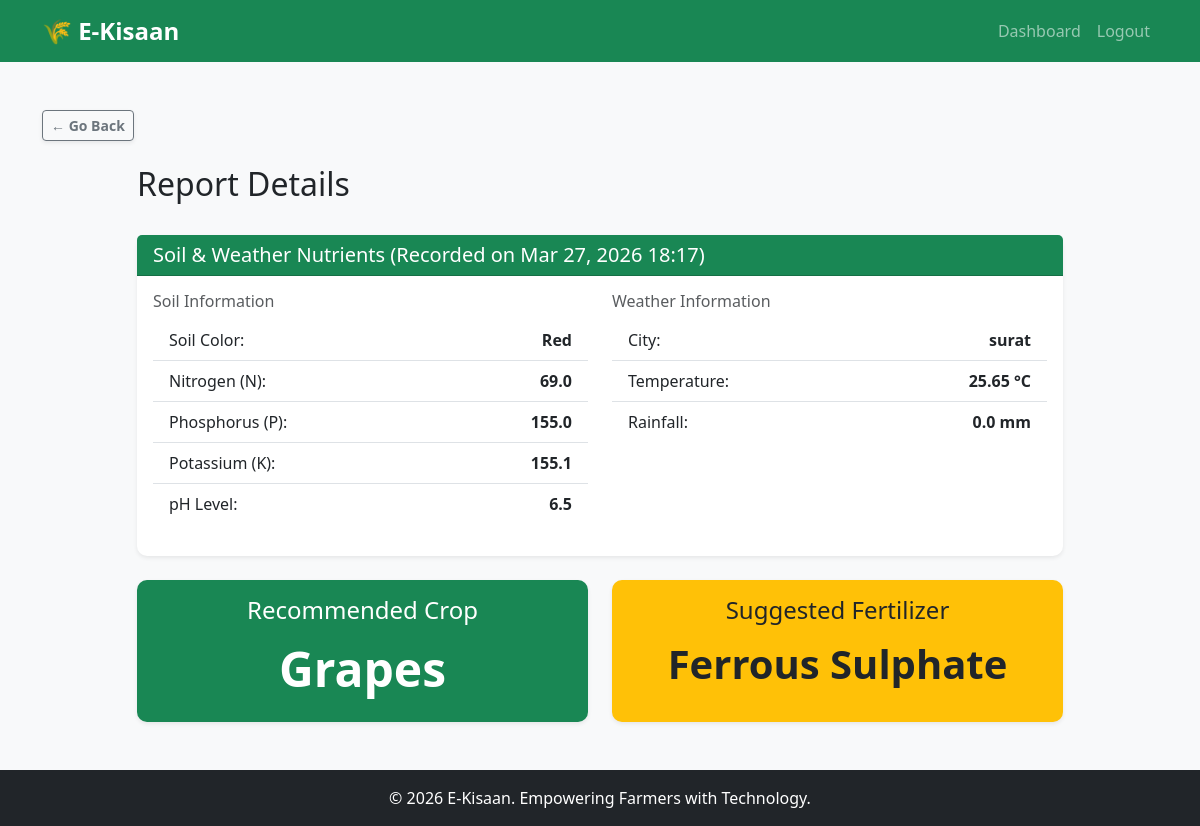
The app's page /report/3/ (signed in) with its own data.
### analysis/models.py (models this page shows, shortened)
class SoilReport(models.Model):
    user = models.ForeignKey(User, on_delete=models.CASCADE)
    soil_color = models.CharField(max_length=50) # e.g., Black, Red
    nitrogen = models.FloatField()
    phosphorus = models.FloatField()
    potassium = models.FloatField()
    ph = models.FloatField()
    rainfall = models.FloatField()
    temperature = models.FloatField()
    predicted_crop = models.CharField(max_length=100)
    predicted_fertilizer = models.CharField(max_length=100, blank=True, null=True)
    city = models.CharField(max_length=100, blank=True, null=True)
    is_edited = models.BooleanField(default=False)
    created_at = models.DateTimeField(auto_now_add=True)

### analysis/views.py (the view)
# urls.py: path('report/<int:report_id>/', views.report_detail_view, name='report_detail'),
@login_required(login_url='login')
def report_detail_view(request, report_id):
    from django.shortcuts import get_object_or_404
    report = get_object_or_404(SoilReport, id=report_id, user=request.user)
    context = {
        'report': report,
        'fertilizer': report.predicted_fertilizer,
        'city': 'Not Specified',  # We did not save city in the model previously, but we have weather data
    }
    return render(request, 'analysis/report_detail.html', context)

### templates/analysis/report_detail.html (shortened to what this page needs)
{% extends 'base.html' %}
{% block content %}
<div class="row justify-content-center">
    <div class="col-md-10">
        <div class="d-flex justify-content-between align-items-center mb-4">
            <h2>Report Details</h2>
        </div>
        <div class="card shadow-sm mb-4">
            <div class="card-header bg-success text-white">
                <h5 class="mb-0">Soil & Weather Nutrients (Recorded on {{ report.created_at|date:"M d, Y H:i" }})</h5>
            </div>
            <div class="card-body">
                <div class="row">
                    <div class="col-md-6">
                        <h6 class="text-muted">Soil Information</h6>
                        <ul class="list-group list-group-flush mb-3">
                            <li class="list-group-item d-flex justify-content-between">
                                <span>Soil Color:</span> <strong>{{ report.soil_color|title }}</strong>
                            </li>
                            <li class="list-group-item d-flex justify-content-between">
                                <span>Nitrogen (N):</span> <strong>{{ report.nitrogen }}</strong>
                            </li>
                            <li class="list-group-item d-flex justify-content-between">
                                <span>Phosphorus (P):</span> <strong>{{ report.phosphorus }}</strong>
                            </li>
                            <li class="list-group-item d-flex justify-content-between">
                                <span>Potassium (K):</span> <strong>{{ report.potassium }}</strong>
                            </li>
                            <li class="list-group-item d-flex justify-content-between">
                                <span>pH Level:</span> <strong>{{ report.ph }}</strong>
                            </li>
                        </ul>
                    </div>
                    <div class="col-md-6">
                        <h6 class="text-muted">Weather Information</h6>
                        <ul class="list-group list-group-flush mb-3">
                            <li class="list-group-item d-flex justify-content-between">
                                <span>City:</span> <strong>{{ report.city|default:"Not specified" }}</strong>
                            </li>
                            <li class="list-group-item d-flex justify-content-between">
                                <span>Temperature:</span> <strong>{{ report.temperature }} °C</strong>
                            </li>
                            <li class="list-group-item d-flex justify-content-between">
                                <span>Rainfall:</span> <strong>{{ report.rainfall }} mm</strong>
                            </li>
                        </ul>
                    </div>
                </div>
            </div>
        </div>
        <div class="row">
            <div class="col-md-6">
                <div class="card bg-success text-white h-100 shadow-sm">
                    <div class="card-body text-center">
                        <h4 class="card-title">Recommended Crop</h4>
                        <h1 class="display-5 fw-bold mt-3">{{ report.predicted_crop }}</h1>
                    </div>
                </div>
            </div>
            <div class="col-md-6">
                <div class="card bg-warning text-dark h-100 shadow-sm">
                    <div class="card-body text-center">
                        <h4 class="card-title">Suggested Fertilizer</h4>
                        <h1 class="display-6 fw-bold mt-3">{{ fertilizer|default:"Not available" }}</h1>
                    </div>
                </div>
            </div>
        </div>
    </div>
</div>
{% endblock %}

### static/css/style.css (style rules this page uses)
:root { --primary-green: #28a745; --dark-green: #1e7e34; --light-bg: #f8f9fa; }
body { font-family: 'Segoe UI', Tahoma, Geneva, Verdana, sans-serif; background-color: var(--light-bg); }
.card { border: none; border-radius: 10px; }

### records on screen
SoilReport: created_at "Mar 27, 2026 18:17", soil_color "Red", nitrogen "69.0", phosphorus "155.0", potassium "155.1", ph "6.5", city "surat", temperature "25.65", rainfall "0.0", predicted_crop "Grapes", predicted_fertilizer "Ferrous Sulphate"
